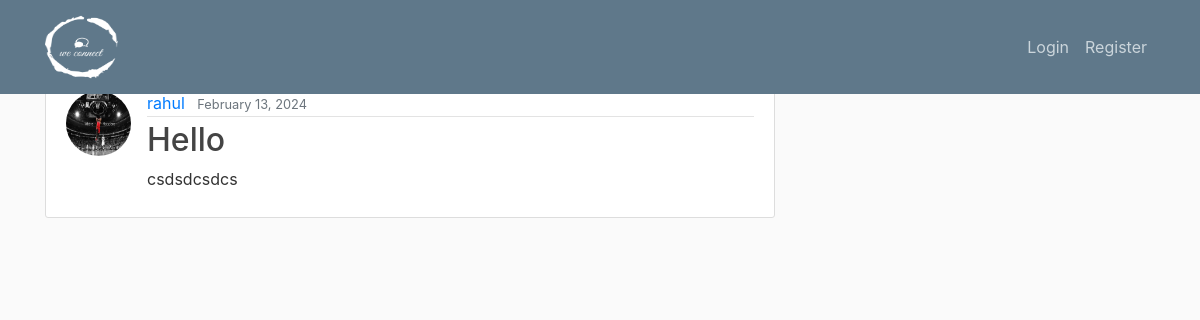
/post/5/, run on the app's committed database.
### blog/models.py (models this page shows, shortened)
class Post(models.Model):
    title = models.CharField(max_length=100)
    content = models.TextField()
    date_posted = models.DateTimeField(default=timezone.now)
    author = models.ForeignKey(User, on_delete=models.CASCADE)
    attachment1 = models.FileField(upload_to="images", null=True, blank=True)
    attachment2 = models.FileField(upload_to="images", null=True, blank=True)
    """
        The difference between reverse and redirect is that redirect redirects the user to the next url but the reverse
        redirects it as a string to the same url
    """

### users/models.py (models this page shows, shortened)
class Profile(models.Model):
    user = models.OneToOneField(User, on_delete=models.CASCADE)
    pp = models.ImageField(default="lbj.jpg", upload_to="profile_pics")
    location = models.TextField(max_length=20)
    date_of_birth = models.DateField(null=True, blank=True)
    phone_no = models.CharField(verbose_name="Phone number", max_length=10, validators=[int_list_validator(sep=''), MinLengthValidator(10)],
                                null=True, blank=True)
    class Meta:
        verbose_name_plural = 'Profile'

### blog/views.py (the view)
# urls.py: path('post/<int:pk>/', PostDetailView.as_view(), name='post-detail'),
class PostDetailView(DetailView):
    model = Post

### blog/templates/blog/post_detail.html (shortened to what this page needs)
{% extends "blog/base.html" %}
{% block content %}
<article class="media content-section">
    <img  class="rounded-circle article-img" src="{{ object.author.profile.pp.url}}">
    <div class="media-body">
        <div class="article-metadata">
        <a class="mr-2" href="{% url "user-posts" object.author.username %}">{{ object.author }}</a>
        <small class="text-muted">{{ object.date_posted | date:"F j, Y"}}</small>
        </div>
        <h2 class="article-title">{{ object.title }}</h2>
        <p class="article-content">{{ object.content }}</p>
    </div>
</article>
{% endblock content%}

### blog/static/blog/main.css (style rules this page uses)
body { background: #fafafa; color: #333333; margin-top: 5rem; }
h1, h2, h3, h4, h5, h6 { color: #444444; }
.content-section { background: #ffffff; padding: 10px 20px; border: 1px solid #dddddd; border-radius: 3px; margin-bottom: 20px; }
.article-title { color: #444444; }
.article-content { white-space: pre-line; }
.article-img { height: 65px; width: 65px; margin-right: 16px; }
.article-metadata { padding-bottom: 1px; margin-bottom: 4px; border-bottom: 1px solid #e3e3e3 }

### data on the page
Post: author.profile.pp (picture), author "rahul", date_posted "February 13, 2024", title "Hello", content "csdsdcsdcs"
